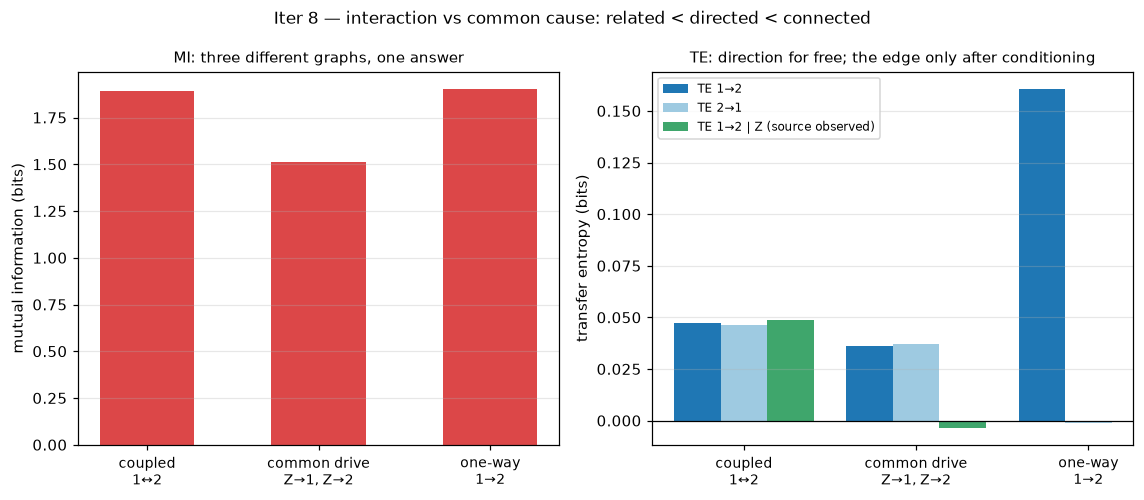

Write Python code to recreate this figure.
"""
Iteration 8 -- Interaction vs common cause (is the edge what carries the info?)

Iteration 7 grounded CPAF's "information" as the mutual information born at a
locking event. But MI has a known blind spot (Ch 8 s8.4 #3): it sees
*correlation*, not *causation*. Two oscillators driven by a shared hidden
source Z carry high MI with NO coupling between them -- the information is
real, but the edge it seems to sit on doesn't exist. The candidate fix is a
*directed* measure, transfer entropy:

    TE(X -> Y) = I( Y_{t+tau} ; X_t | Y_t )

-- how much X's present tells us about Y's future *beyond what Y's own past
already says*. This iteration tests four claims, and the honest headline is
that the naive fix only half-works:

  (A) MI is blind to the graph. A genuinely coupled pair, an uncoupled
      common-driven pair, and a one-way-coupled pair all carry MI of the same
      order. MI cannot distinguish these three different graphs.

  (B) Pairwise TE is ALSO fooled by a hidden common cause. Each driven
      oscillator is a second noisy sensor of Z, so oscillator 1's present
      genuinely improves prediction of oscillator 2's future -- real
      predictive transfer over a nonexistent edge. TE(common-drive) comes out
      the same order as TE(coupled). TE measures *prediction*, not causation.

  (C) CONDITIONAL TE resolves it -- a double dissociation. Conditioning on
      the source, TE(1 -> 2 | Z) for the common-driven pair collapses to ~0,
      while the coupled pair's TE is untouched by conditioning on the (for
      it, irrelevant) Z. The edge is certified exactly when the confounder is
      *observed*.

  (D) TE is directional where MI cannot be. With a one-way coupling
      (1 -> 2 only -- the architecture's asymmetric-K_ij extension),
      TE(2 -> 1) is statistically zero while TE(1 -> 2) is large; MI is
      symmetric and reads the same as the bidirectional case.

Method. Three two-oscillator scenarios integrated side by side (Euler-
Maruyama, same noise), long steady-state runs subsampled to reduce
autocorrelation. TE from binned phases: a conditional MI over the triple
(Y_{t+lag}, X_t, Y_t), with the conditioning variable binned FINE (Bcond=24)
-- coarse conditioning leaks sub-bin information about Y_t through the
correlated X_t and fakes transfer (we measured this: at Bcond=8 the one-way
null direction reads 0.11 bits; at 24 it reads ~0.000). All estimates
bias-corrected by subtracting the mean over circularly time-shifted
surrogates of the source (destroys directed pairing, preserves marginals and
autocorrelation). Values in bits.
"""
import os, sys
import numpy as np
sys.path.insert(0, os.path.dirname(os.path.dirname(os.path.abspath(__file__))))

rng = np.random.RandomState(4)

# ---- three scenarios, integrated side by side (columns) ----
# 0: genuine coupling   (bidirectional K > Kc, no drive)
# 1: common cause       (K = 0 both ways; both entrained by hidden source Z)
# 2: one-way coupling   (1 -> 2 only; asymmetric K_ij)
SCEN = ["coupled 1<->2", "common drive Z->1,Z->2", "one-way 1->2"]

f1, f2, fz = 1.00, 1.20, 1.10
w1, w2, wz = 2 * np.pi * f1, 2 * np.pi * f2, 2 * np.pi * fz
Dw = abs(w1 - w2)                    # pair detuning
Kc_pair = Dw / 2                     # bidirectional locking threshold (iter 6)
noise = 0.60                         # strong noise: entropy for TE to move

K12 = np.array([2.5 * Kc_pair, 0.0, 0.0])       # influence of 2 on 1
K21 = np.array([2.5 * Kc_pair, 0.0, 2.5 * Dw])  # influence of 1 on 2
#   a one-way (driven) pair locks at K >= |Dw|, twice the bidirectional Kc
Kz = np.array([0.0, 3.0 * 2 * np.pi * 0.10, 0.0])  # drive on BOTH 1 and 2
#   entrainment to Z needs Kz >= |w_i - wz| = 2*pi*0.10; 3x that locks both

dt = 0.01
sub = 10                             # subsample stride (tau = sub*dt = 0.1)
lag = 3                              # TE horizon: 3 samples = 0.3 time units
n_samples = 100000
burn = 20000
n_steps = burn + n_samples * sub

S1 = np.empty((n_samples, 3)); S2 = np.empty((n_samples, 3))
SZ = np.empty(n_samples)             # the hidden source (common-drive column)
amp = noise * np.sqrt(dt)            # Euler-Maruyama noise increment
th1 = rng.uniform(0, 2 * np.pi, 3)
th2 = rng.uniform(0, 2 * np.pi, 3)
thz = rng.uniform(0, 2 * np.pi, 3)
si = 0
for k in range(n_steps):
    d1 = (w1 + K12 * np.sin(th2 - th1) + Kz * np.sin(thz - th1)) * dt \
        + amp * rng.randn(3)
    d2 = (w2 + K21 * np.sin(th1 - th2) + Kz * np.sin(thz - th2)) * dt \
        + amp * rng.randn(3)
    dz = wz * dt + amp * rng.randn(3)        # source: noisy, undriven
    th1 = (th1 + d1) % (2 * np.pi)
    th2 = (th2 + d2) % (2 * np.pi)
    thz = (thz + dz) % (2 * np.pi)
    if k >= burn and (k - burn) % sub == 0 and si < n_samples:
        S1[si] = th1; S2[si] = th2; SZ[si] = thz[1]; si += 1

# ---- estimators (binned; surrogate bias-corrected) ----
def _bin(a, B):
    return np.minimum((a / (2 * np.pi) * B).astype(np.int64), B - 1)

def mutual_info_bits(a, b, B=16):
    H, _, _ = np.histogram2d(a, b, bins=[np.linspace(0, 2 * np.pi, B + 1)] * 2)
    p = H / H.sum()
    pa = p.sum(1, keepdims=True); pb = p.sum(0, keepdims=True)
    nz = p > 0
    return float(np.sum(p[nz] * np.log2(p[nz] / (pa * pb)[nz])))

def _cond_mi(a, b, c, Ba, Bb, Bc):
    """I(A;B|C) over integer-coded triples."""
    flat = np.bincount((a * Bb + b) * Bc + c, minlength=Ba * Bb * Bc)
    p = flat.reshape(Ba, Bb, Bc) / flat.sum()
    pc = p.sum((0, 1), keepdims=True)
    pac = p.sum(1, keepdims=True)
    pbc = p.sum(0, keepdims=True)
    nz = p > 0
    return float(np.sum(p[nz] * np.log2((p * pc)[nz] / (pac * pbc)[nz])))

def transfer_entropy_bits(x, y, z=None, lag=lag, B=8, Bcond=24,
                          Bycond=16, Bz=10, n_surr=10, _rng=rng):
    """TE(X->Y) = I(Y_{t+lag}; X_t | Y_t), or | (Y_t, Z_t) if z is given.
    Fine conditioning bins (see module docstring); bias-corrected by circular
    time-shifts of the source X."""
    yf = _bin(y[lag:], B); xs = x[:-lag]
    if z is None:
        cond = _bin(y[:-lag], Bcond); Bc = Bcond
    else:                            # condition on (Y_t, Z_t) jointly
        cond = _bin(y[:-lag], Bycond) * Bz + _bin(z[:-lag], Bz)
        Bc = Bycond * Bz
    def te_of(xsrc):
        return _cond_mi(yf, _bin(xsrc, B), cond, B, B, Bc)
    te = te_of(xs)
    n = len(xs)
    surr = [te_of(np.roll(xs, _rng.randint(n // 10, n - n // 10)))
            for _ in range(n_surr)]
    return te - float(np.mean(surr))

def order_param(a, b):
    return float(np.mean(np.abs(0.5 * (np.exp(1j * a) + np.exp(1j * b)))))

# ---- measure everything ----
print(f"pair detuning |Dw|={Dw:.3f}  Kc(pair)={Kc_pair:.3f}  noise={noise}  "
      f"samples/scenario={n_samples}  TE lag={lag * sub * dt:.1f} time\n")
print(f"{'scenario':>24} | {'R':>5} | {'MI':>6} | {'TE 1->2':>8} | {'TE 2->1':>8}")
print("-" * 64)
MI = np.zeros(3); TE12 = np.zeros(3); TE21 = np.zeros(3); Rr = np.zeros(3)
for j in range(3):
    a, b = S1[:, j], S2[:, j]
    Rr[j] = order_param(a, b)
    mi = mutual_info_bits(a, b)
    mi_shuf = mutual_info_bits(a, rng.permutation(b))   # finite-sample floor
    MI[j] = max(mi - mi_shuf, 0.0)
    TE12[j] = transfer_entropy_bits(a, b)
    TE21[j] = transfer_entropy_bits(b, a)
    print(f"{SCEN[j]:>24} | {Rr[j]:5.3f} | {MI[j]:6.3f} | {TE12[j]:8.4f} | "
          f"{TE21[j]:8.4f}")

# conditional TE: common-drive pair given its source, and -- as the control --
# the coupled pair given the same (for it, causally irrelevant) Z series
cTE12 = transfer_entropy_bits(S1[:, 1], S2[:, 1], z=SZ)
cTE21 = transfer_entropy_bits(S2[:, 1], S1[:, 1], z=SZ)
kTE12 = transfer_entropy_bits(S1[:, 0], S2[:, 0], z=SZ)
print(f"\nconditioning on the source Z:   common-drive TE(1->2|Z)={cTE12:.4f}  "
      f"TE(2->1|Z)={cTE21:.4f}")
print(f"control (Z irrelevant):         coupled      TE(1->2|Z)={kTE12:.4f}  "
      f"(unconditioned {TE12[0]:.4f})")

# ---- checks ----
print()
print(f"Check A (MI is blind to the graph): coupled {MI[0]:.2f} / "
      f"common-drive {MI[1]:.2f} / one-way {MI[2]:.2f} bits -- all high, "
      f"same order, three different graphs")
mi_ratio = MI.min() / MI.max()
cA = MI.min() > 0.8 and mi_ratio > 0.5
print(f"   -> {'PASS' if cA else 'FAIL'}")

TEc = 0.5 * (TE12[0] + TE21[0])      # coupled, mean of directions
TEm = 0.5 * (TE12[1] + TE21[1])      # common drive
print(f"Check B (pairwise TE is fooled too): TE common-drive = {TEm:.4f} vs "
      f"coupled = {TEc:.4f} bits -- same order (ratio {TEm / TEc:.2f}); "
      f"predictive transfer over a NONEXISTENT edge")
cB = TEm > 0.02 and TEm > 0.5 * TEc
print(f"   -> {'PASS' if cB else 'FAIL'}")

print(f"Check C (conditional TE resolves it): common-drive TE|Z = "
      f"{max(cTE12, cTE21):.4f} (dead) while coupled TE|Z = {kTE12:.4f} "
      f"(vs unconditioned {TEc:.4f} -- untouched): a double dissociation")
cC = max(abs(cTE12), abs(cTE21)) < 0.01 and kTE12 > 0.7 * TEc
print(f"   -> {'PASS' if cC else 'FAIL'}")

print(f"Check D (TE is directional): one-way TE(1->2) = {TE12[2]:.4f} vs "
      f"TE(2->1) = {TE21[2]:.4f} (statistically zero); MI meanwhile reads "
      f"{MI[2]:.2f} bits -- symmetric, same as bidirectional's {MI[0]:.2f}")
cD = TE12[2] > 0.05 and abs(TE21[2]) < 0.01
print(f"   -> {'PASS' if cD else 'FAIL'}")

allok = cA and cB and cC and cD
print("\nALL PASS" if allok else "\nSOME CHECKS FAILED")
print("\nVerdict: MI certifies a RELATIONSHIP but not an edge -- three")
print("different graphs read the same. Pairwise TE adds direction (one-way")
print("coupling: TE(2->1) is zero) but is still fooled by a hidden common")
print("cause: prediction is not causation. Only CONDITIONAL TE -- possible")
print("exactly when the confounder is observed -- certifies that a specific")
print("edge carries the information. For CPAF: 'information on an")
print("interaction' is a three-rung ladder (related < directed < connected),")
print("and the top rung costs observability of the rest of the graph.")

# ---- plot ----
try:
    import matplotlib
    matplotlib.use("Agg")
    import matplotlib.pyplot as plt
    fig, axes = plt.subplots(1, 2, figsize=(10.5, 4.6))
    xpos = np.arange(3)
    labels = ["coupled\n1↔2", "common drive\nZ→1, Z→2", "one-way\n1→2"]

    ax = axes[0]
    ax.bar(xpos, MI, 0.55, color="#d62728", alpha=0.85)
    ax.set_xticks(xpos); ax.set_xticklabels(labels, fontsize=9)
    ax.set_ylabel("mutual information (bits)")
    ax.set_title("MI: three different graphs, one answer", fontsize=10)
    ax.grid(alpha=0.3, axis="y")

    ax = axes[1]
    w = 0.27
    ax.bar(xpos - w, TE12, w, color="#1f77b4", label="TE 1→2")
    ax.bar(xpos, TE21, w, color="#9ecae1", label="TE 2→1")
    ax.bar([0 + w, 1 + w], [kTE12, max(cTE12, cTE21)], w, color="#2a9d5c",
           alpha=0.9, label="TE 1→2 | Z (source observed)")
    ax.axhline(0, color="k", lw=0.8)
    ax.set_xticks(xpos); ax.set_xticklabels(labels, fontsize=9)
    ax.set_ylabel("transfer entropy (bits)")
    ax.set_title("TE: direction for free; the edge only after conditioning",
                 fontsize=10)
    ax.legend(fontsize=8); ax.grid(alpha=0.3, axis="y")

    fig.suptitle("Iter 8 — interaction vs common cause: "
                 "related < directed < connected", fontsize=11)
    out = os.path.join(os.path.dirname(os.path.abspath(__file__)),
                       "iter8_transfer_entropy.png")
    fig.tight_layout(); fig.savefig(out, dpi=110, bbox_inches="tight")
    print(f"\nplot saved -> {out}")
except Exception as e:
    print(f"\n(plot skipped: {e})")
